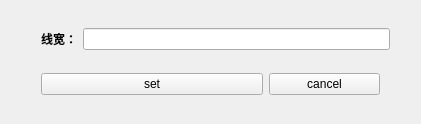
<?xml version="1.0" encoding="UTF-8"?>
<ui version="4.0">
 <class>Form7</class>
 <widget class="QWidget" name="Form7">
  <property name="geometry">
   <rect>
    <x>0</x>
    <y>0</y>
    <width>421</width>
    <height>124</height>
   </rect>
  </property>
  <property name="windowTitle">
   <string>属性设置</string>
  </property>
  <property name="windowIcon">
   <iconset>
    <normaloff>address.svg</normaloff>address.svg</iconset>
  </property>
  <layout class="QVBoxLayout" name="verticalLayout">
   <item>
    <layout class="QHBoxLayout" name="horizontalLayout_3">
     <property name="leftMargin">
      <number>30</number>
     </property>
     <property name="rightMargin">
      <number>30</number>
     </property>
     <item>
      <layout class="QHBoxLayout" name="horizontalLayout_5"/>
     </item>
    </layout>
   </item>
   <item>
    <layout class="QHBoxLayout" name="horizontalLayout_2" stretch="0,0">
     <property name="leftMargin">
      <number>30</number>
     </property>
     <property name="rightMargin">
      <number>20</number>
     </property>
     <item>
      <widget class="QLabel" name="label_2">
       <property name="font">
        <font>
         <family>Arial Narrow</family>
         <pointsize>9</pointsize>
         <weight>75</weight>
         <bold>true</bold>
        </font>
       </property>
       <property name="styleSheet">
        <string notr="true"/>
       </property>
       <property name="text">
        <string>线宽：</string>
       </property>
       <property name="textFormat">
        <enum>Qt::AutoText</enum>
       </property>
       <property name="alignment">
        <set>Qt::AlignCenter</set>
       </property>
      </widget>
     </item>
     <item>
      <widget class="QLineEdit" name="lineEdit"/>
     </item>
    </layout>
   </item>
   <item>
    <layout class="QHBoxLayout" name="horizontalLayout_4" stretch="2,1">
     <property name="leftMargin">
      <number>30</number>
     </property>
     <property name="rightMargin">
      <number>30</number>
     </property>
     <item>
      <widget class="QPushButton" name="pushButton_2">
       <property name="styleSheet">
        <string notr="true"/>
       </property>
       <property name="text">
        <string>set</string>
       </property>
      </widget>
     </item>
     <item>
      <widget class="QPushButton" name="pushButton">
       <property name="text">
        <string>cancel</string>
       </property>
      </widget>
     </item>
    </layout>
   </item>
  </layout>
 </widget>
 <resources/>
 <connections>
  <connection>
   <sender>pushButton_2</sender>
   <signal>clicked()</signal>
   <receiver>Form7</receiver>
   <slot>continueClick()</slot>
   <hints>
    <hint type="sourcelabel">
     <x>123</x>
     <y>98</y>
    </hint>
    <hint type="destinationlabel">
     <x>135</x>
     <y>165</y>
    </hint>
   </hints>
  </connection>
  <connection>
   <sender>pushButton</sender>
   <signal>clicked()</signal>
   <receiver>Form7</receiver>
   <slot>cancelClick()</slot>
   <hints>
    <hint type="sourcelabel">
     <x>319</x>
     <y>102</y>
    </hint>
    <hint type="destinationlabel">
     <x>323</x>
     <y>141</y>
    </hint>
   </hints>
  </connection>
 </connections>
 <slots>
  <slot>continueClick()</slot>
  <slot>cancelClick()</slot>
 </slots>
</ui>
